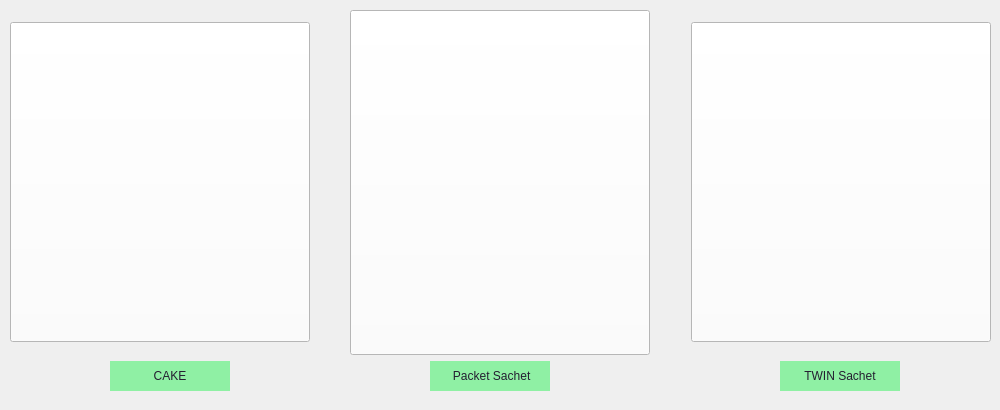
      <widget class="QWidget" name="Tab_2">
       <attribute name="title">
        <string>Non-Veg</string>
       </attribute>
       <widget class="QWidget" name="verticalLayoutWidget_3">
        <property name="geometry">
         <rect>
          <x>0</x>
          <y>0</y>
          <width>991</width>
          <height>401</height>
         </rect>
        </property>
        <layout class="QVBoxLayout" name="verticalLayout_3">
         <property name="leftMargin">
          <number>10</number>
         </property>
         <property name="topMargin">
          <number>10</number>
         </property>
         <property name="bottomMargin">
          <number>10</number>
         </property>
         <item>
          <layout class="QHBoxLayout" name="horizontalLayout_9" stretch="0,0,0,0,0">
           <property name="spacing">
            <number>7</number>
           </property>
           <property name="sizeConstraint">
            <enum>QLayout::SetDefaultConstraint</enum>
           </property>
           <property name="leftMargin">
            <number>0</number>
           </property>
           <property name="rightMargin">
            <number>0</number>
           </property>
           <item alignment="Qt::AlignLeft|Qt::AlignVCenter">
            <widget class="QPushButton" name="cake_btn2">
             <property name="sizePolicy">
              <sizepolicy hsizetype="Minimum" vsizetype="Fixed">
               <horstretch>0</horstretch>
               <verstretch>0</verstretch>
              </sizepolicy>
             </property>
             <property name="minimumSize">
              <size>
               <width>300</width>
               <height>320</height>
              </size>
             </property>
             <property name="maximumSize">
              <size>
               <width>16777215</width>
               <height>16777214</height>
              </size>
             </property>
             <property name="cursor">
              <cursorShape>PointingHandCursor</cursorShape>
             </property>
             <property name="styleSheet">
              <string notr="true">background-color: rgb(255, 255, 255);</string>
             </property>
             <property name="text">
              <string/>
             </property>
             <property name="icon">
              <iconset>
               <normaloff>../.designer/.designer/backup/wai-wai-Chicken-.jpg</normaloff>
               <normalon>../.designer/.designer/backup/wai-wai-Chicken-.jpg</normalon>../.designer/.designer/backup/wai-wai-Chicken-.jpg</iconset>
             </property>
             <property name="iconSize">
              <size>
               <width>240</width>
               <height>200</height>
              </size>
             </property>
             <property name="picture" stdset="0">
              <pixmap>../.designer/.designer/backup/Search_Icon.png</pixmap>
             </property>
            </widget>
           </item>
           <item>
            <spacer name="horizontalSpacer_6">
             <property name="orientation">
              <enum>Qt::Horizontal</enum>
             </property>
             <property name="sizeHint" stdset="0">
              <size>
               <width>40</width>
               <height>20</height>
              </size>
             </property>
            </spacer>
           </item>
           <item>
            <widget class="QPushButton" name="packet_btn2">
             <property name="sizePolicy">
              <sizepolicy hsizetype="Minimum" vsizetype="Fixed">
               <horstretch>0</horstretch>
               <verstretch>0</verstretch>
              </sizepolicy>
             </property>
             <property name="minimumSize">
              <size>
               <width>300</width>
               <height>320</height>
              </size>
             </property>
             <property name="maximumSize">
              <size>
               <width>16777215</width>
               <height>16777214</height>
              </size>
             </property>
             <property name="cursor">
              <cursorShape>PointingHandCursor</cursorShape>
             </property>
             <property name="styleSheet">
              <string notr="true">background-color: rgb(255, 255, 255);</string>
             </property>
             <property name="text">
              <string/>
             </property>
             <property name="icon">
              <iconset>
               <normaloff>../.designer/.designer/backup/wai-wai-Chicken-.jpg</normaloff>
               <normalon>../.designer/.designer/backup/wai-wai-Chicken-.jpg</normalon>../.designer/.designer/backup/wai-wai-Chicken-.jpg</iconset>
             </property>
             <property name="iconSize">
              <size>
               <width>228</width>
               <height>195</height>
              </size>
             </property>
             <property name="picture" stdset="0">
              <pixmap>../.designer/.designer/backup/Search_Icon.png</pixmap>
             </property>
            </widget>
           </item>
           <item>
            <spacer name="horizontalSpacer_7">
             <property name="orientation">
              <enum>Qt::Horizontal</enum>
             </property>
             <property name="sizeHint" stdset="0">
              <size>
               <width>40</width>
               <height>20</height>
              </size>
             </property>
            </spacer>
           </item>
           <item alignment="Qt::AlignRight|Qt::AlignVCenter">
            <widget class="QPushButton" name="twin_btn2">
             <property name="sizePolicy">
              <sizepolicy hsizetype="Minimum" vsizetype="Fixed">
               <horstretch>0</horstretch>
               <verstretch>0</verstretch>
              </sizepolicy>
             </property>
             <property name="minimumSize">
              <size>
               <width>300</width>
               <height>320</height>
              </size>
             </property>
             <property name="maximumSize">
              <size>
               <width>16777215</width>
               <height>16777214</height>
              </size>
             </property>
             <property name="cursor">
              <cursorShape>PointingHandCursor</cursorShape>
             </property>
             <property name="mouseTracking">
              <bool>true</bool>
             </property>
             <property name="styleSheet">
              <string notr="true">background-color: rgb(255, 255, 255);</string>
             </property>
             <property name="text">
              <string/>
             </property>
             <property name="icon">
              <iconset>
               <normaloff>../.designer/.designer/backup/wai-wai-Chicken-.jpg</normaloff>
               <normalon>../.designer/.designer/backup/wai-wai-Chicken-.jpg</normalon>../.designer/.designer/backup/wai-wai-Chicken-.jpg</iconset>
             </property>
             <property name="iconSize">
              <size>
               <width>228</width>
               <height>195</height>
              </size>
             </property>
             <property name="picture" stdset="0">
              <pixmap>../.designer/.designer/backup/Search_Icon.png</pixmap>
             </property>
            </widget>
           </item>
          </layout>
         </item>
         <item>
          <layout class="QHBoxLayout" name="horizontalLayout_10">
           <property name="spacing">
            <number>0</number>
           </property>
           <property name="leftMargin">
            <number>0</number>
           </property>
           <property name="topMargin">
            <number>0</number>
           </property>
           <property name="bottomMargin">
            <number>0</number>
           </property>
           <item>
            <spacer name="horizontalSpacer_19">
             <property name="orientation">
              <enum>Qt::Horizontal</enum>
             </property>
             <property name="sizeType">
              <enum>QSizePolicy::Maximum</enum>
             </property>
             <property name="sizeHint" stdset="0">
              <size>
               <width>100</width>
               <height>20</height>
              </size>
             </property>
            </spacer>
           </item>
           <item>
            <widget class="QLabel" name="cake2">
             <property name="sizePolicy">
              <sizepolicy hsizetype="Preferred" vsizetype="Preferred">
               <horstretch>1</horstretch>
               <verstretch>0</verstretch>
              </sizepolicy>
             </property>
             <property name="minimumSize">
              <size>
               <width>0</width>
               <height>0</height>
              </size>
             </property>
             <property name="maximumSize">
              <size>
               <width>120</width>
               <height>30</height>
              </size>
             </property>
             <property name="accessibleDescription">
              <string notr="true"/>
             </property>
             <property name="styleSheet">
              <string notr="true">color: rgb(36, 31, 49);
background-color: rgb(143, 240, 164)</string>
             </property>
             <property name="text">
              <string>CAKE</string>
             </property>
             <property name="scaledContents">
              <bool>false</bool>
             </property>
             <property name="alignment">
              <set>Qt::AlignCenter</set>
             </property>
             <property name="wordWrap">
              <bool>false</bool>
             </property>
            </widget>
           </item>
           <item>
            <spacer name="horizontalSpacer_20">
             <property name="orientation">
              <enum>Qt::Horizontal</enum>
             </property>
             <property name="sizeHint" stdset="0">
              <size>
               <width>51</width>
               <height>20</height>
              </size>
             </property>
            </spacer>
           </item>
           <item>
            <widget class="QLabel" name="packet2">
             <property name="sizePolicy">
              <sizepolicy hsizetype="Preferred" vsizetype="Preferred">
               <horstretch>1</horstretch>
               <verstretch>0</verstretch>
              </sizepolicy>
             </property>
             <property name="minimumSize">
              <size>
               <width>6</width>
               <height>0</height>
              </size>
             </property>
             <property name="maximumSize">
              <size>
               <width>120</width>
               <height>30</height>
              </size>
             </property>
             <property name="styleSheet">
              <string notr="true">background-color: rgb(143, 240, 164);
color: rgb(36, 31, 49);</string>
             </property>
             <property name="text">
              <string> Packet Sachet</string>
             </property>
             <property name="alignment">
              <set>Qt::AlignCenter</set>
             </property>
            </widget>
           </item>
           <item>
            <spacer name="horizontalSpacer_21">
             <property name="orientation">
              <enum>Qt::Horizontal</enum>
             </property>
             <property name="sizeType">
              <enum>QSizePolicy::Maximum</enum>
             </property>
             <property name="sizeHint" stdset="0">
              <size>
               <width>230</width>
               <height>20</height>
              </size>
             </property>
            </spacer>
           </item>
           <item>
            <widget class="QLabel" name="twin_sachet2">
             <property name="sizePolicy">
              <sizepolicy hsizetype="Preferred" vsizetype="Preferred">
               <horstretch>1</horstretch>
               <verstretch>0</verstretch>
              </sizepolicy>
             </property>
             <property name="maximumSize">
              <size>
               <width>120</width>
               <height>30</height>
              </size>
             </property>
             <property name="styleSheet">
              <string notr="true">background-color: rgb(143, 240, 164);
color: rgb(36, 31, 49);</string>
             </property>
             <property name="text">
              <string>TWIN Sachet</string>
             </property>
             <property name="alignment">
              <set>Qt::AlignCenter</set>
             </property>
            </widget>
           </item>
           <item>
            <spacer name="horizontalSpacer_22">
             <property name="orientation">
              <enum>Qt::Horizontal</enum>
             </property>
             <property name="sizeType">
              <enum>QSizePolicy::Maximum</enum>
             </property>
             <property name="sizeHint" stdset="0">
              <size>
               <width>91</width>
               <height>20</height>
              </size>
             </property>
            </spacer>
           </item>
          </layout>
         </item>
        </layout>
       </widget>
      </widget>
